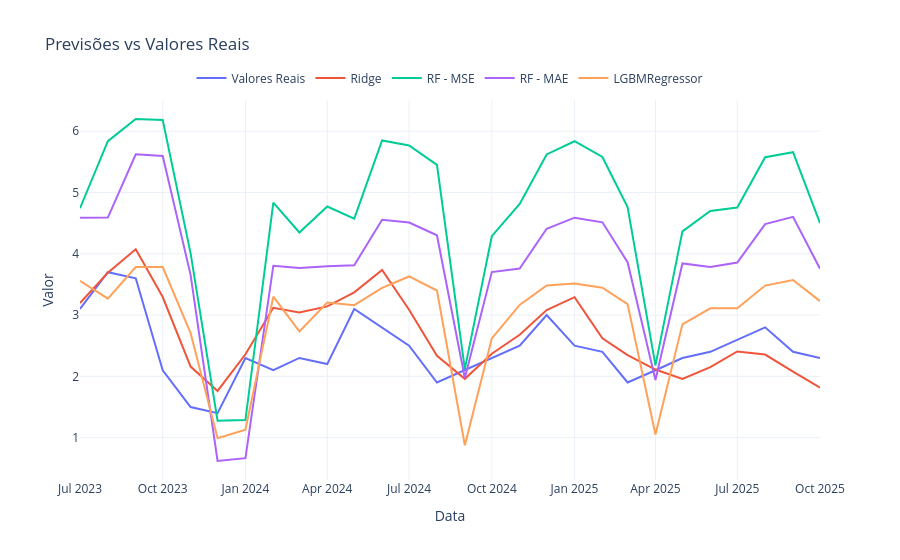

Notebook cell for this chart:
### Code cell
plot_predictions(df_test[target], preds)
